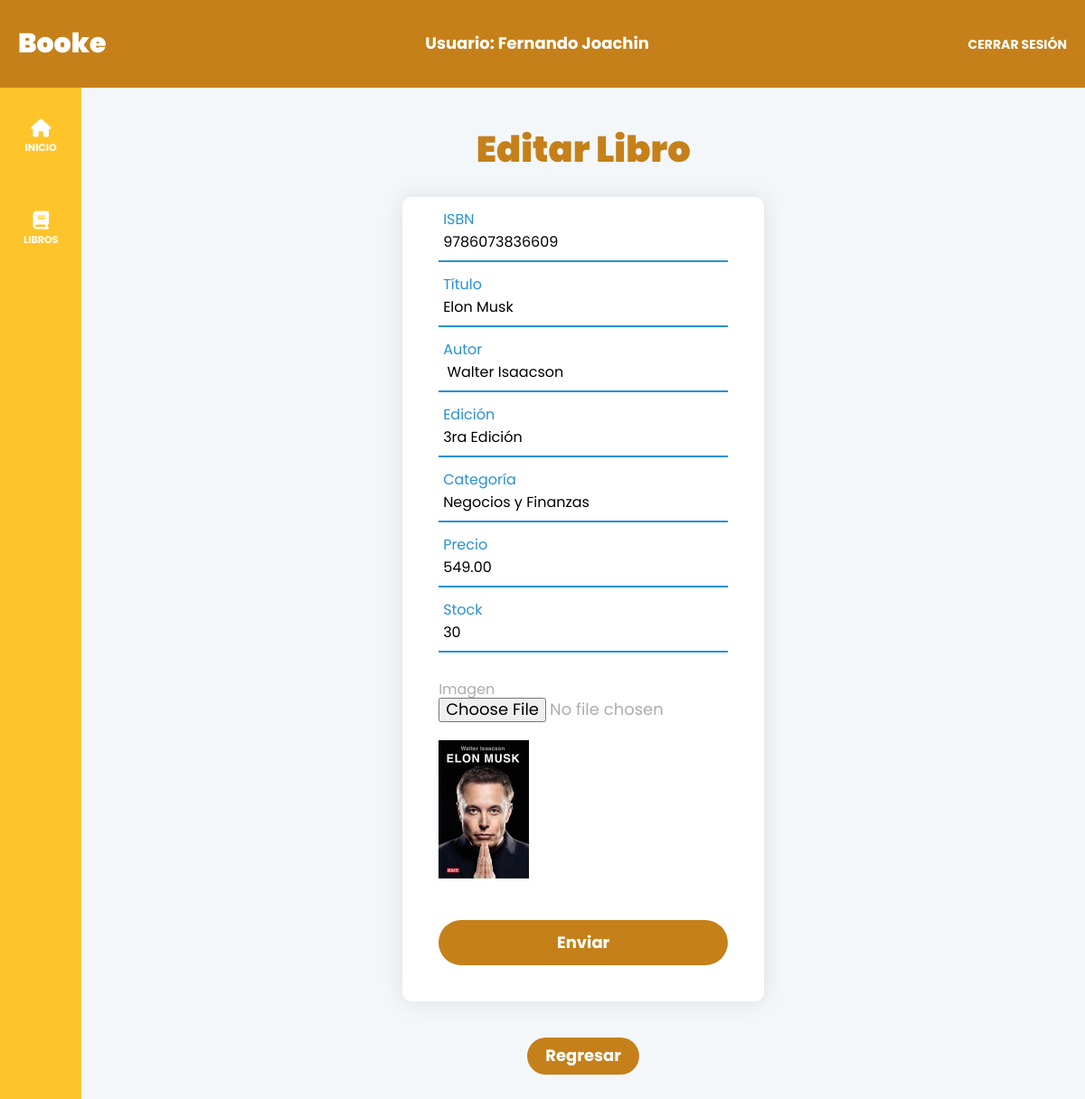
Page /editar.php?id=20 (signed in) on the committed database.
### tables this page shows
CREATE TABLE `books` (
  `id` int NOT NULL AUTO_INCREMENT,
  `bookIsbn` varchar(45) DEFAULT NULL,
  `bookTitle` varchar(45) DEFAULT NULL,
  `bookAuthor` varchar(45) DEFAULT NULL,
  `bookEdition` varchar(45) DEFAULT NULL,
  `bookCategory` varchar(45) DEFAULT NULL,
  `bookStock` int DEFAULT NULL,
  `imagen` varchar(45) DEFAULT NULL,
  `bookPrice` decimal(10,2) DEFAULT NULL,
  PRIMARY KEY (`id`)
);

### models/ActiveRecord.php (called while the page is built, shortened)
<?php
class ActiveRecord{
    protected static $db;
    protected static $nombreTabla = "";
    public static function all(){
        $query = "SELECT * FROM " . static::$nombreTabla;
        $resultado = self::consultarSQL($query);
        return $resultado;
    }
    public static function find($id){
        $query = "SELECT * FROM " . static::$nombreTabla . " WHERE id={$id}";
        $resultado = self::consultarSQL($query);
        return array_shift($resultado);
    }
    public static function setDB($database){
        self::$db = $database;
    }
    public static function consultarSQL($query){
        $resultado = self::$db->query($query);
        $array = [];
        while($registro = $resultado->fetch_assoc()){
            $array[] = static::crearObjetos($registro);
        }
        return $array;
    }
    public static function crearObjetos($registro){
        $objeto = new static();
        foreach($registro as $key => $value){
            if(property_exists($objeto, $key)){
                $objeto->$key = $value;
            }
        }
        return $objeto;
    }
}

### controllers/BookController/buscarLibro.php (called while the page is built, shortened)
<?php
function buscarLibro($id)
{
    $libros = LibroModel::find($id);
    return $libros;
}

### controllers/BookController/obtenerLibros.php (called while the page is built, shortened)
<?php
function obtenerCategorias()
{
    $libros = LibroModel::all();
    $nombresCategorias = array_column($libros, 'bookCategory');
    $categoriasUnicas = array_unique($nombresCategorias);
    return $categoriasUnicas;
}

### editar.php (the view, shortened to what this page needs)
<?php
include __DIR__ . "/template/header-admin.php";
?>
<div class="dashboard__grid">
    <?php
    include_once __DIR__ . '/template/sidebar-admin.php';
    ?>
    <main class="dashboard__contenido">
        <section class="crear">
            <h1 class="crear__titulo">Editar Libro</h1>
            <div class="crear__contenedor">
                <?php
                    require_once __DIR__ . '/controllers/BookController/buscarLibro.php';
                    $libro = buscarLibro($_GET['id']);
                ?>
                <form class="formulario-crear" method="POST" action="./controllers/BookController/editarLibro.php" enctype="multipart/form-data">
                    <div class="formulario-crear__campo">
                        <input class="formulario-crear__input" name="bookIsbn" type="text" value="<?= $libro->bookIsbn?>" required>
                        <label class="formulario-crear__label">ISBN</label>
                    </div>
                    <div class="formulario-crear__campo">
                        <input class="formulario-crear__input" name="bookTitle" type="text" value="<?= $libro->bookTitle?>" required>
                        <label class="formulario-crear__label">Título</label>
                    </div>
                    <div class="formulario-crear__campo">
                        <input class="formulario-crear__input" name="bookAuthor" type="text" value="<?= $libro->bookAuthor?>" required>
                        <label class="formulario-crear__label">Autor</label>
                    </div>
                    <div class="formulario-crear__campo">
                        <input class="formulario-crear__input" name="bookEdition" type="text" value="<?= $libro->bookEdition?>" required>
                        <label class="formulario-crear__label">Edición</label>
                    </div>
                    <div class="formulario-crear__campo">
                        <input class="formulario-crear__input" name="bookCategory" type="text" value="<?= $libro->bookCategory?>" required>
                        <label class="formulario-crear__label">Categoría</label>
                    </div>
                    <div class="formulario-crear__campo">
                        <input class="formulario-crear__input" name="bookPrice" type="number" value="<?= $libro->bookPrice?>" required>
                        <label class="formulario-crear__label">Precio</label>
                    </div>
                    <div class="formulario-crear__campo">
                        <input class="formulario-crear__input" name="bookStock" type="number" value="<?= $libro->bookStock?>" required>
                        <label class="formulario-crear__label">Stock</label>
                    </div>
                    <div class="formulario-crear__imagen">
                        <label class="formulario-crear__label--imagen">Imagen</label>
                        <br>
                        <input class="formulario-crear__input--imagen" type="file" name="bookImage" accept="image/*"  alt="">
                        <?php if($libro->imagen){ ?>
                            <img class="img-small" src="./build/imagenes/<?php echo $libro->imagen ?>">
                        <?php } ?>
                    </div>
                    <br>
                    <br>
                    <input type="submit" value="Enviar" class="formulario-crear__input--submit">
                </form>
            </div>
            <a class="crear__regresar" href="librosAdmin.php">Regresar</a>
        </section>
    </main>
</div>
<?php
include __DIR__ . "/template/footer-admin.php";
?>

### build/css/app.css (style rules this page uses)
html { line-height: 1.15; -webkit-text-size-adjust: 100%; }
body { margin: 0; }
main { display: block; }
h1 { font-size: 2em; margin: 0.67em 0; }
a { background-color: transparent; }
img { border-style: none; }
button, input, optgroup, select, textarea { font-family: inherit; font-size: 100%; line-height: 1.15; margin: 0; }
button, input { overflow: visible; }
button, [type=button], [type=reset], [type=submit] { -webkit-appearance: button; }
html { font-size: 62.5%; box-sizing: border-box; height: 100%; }
*, *:before, *:after { box-sizing: inherit; }
body { font-family: "Poppins", sans-serif; font-size: 1.8rem; }
a { text-decoration: none; }
img { width: 100%; height: auto; }
.img-small { width: 10rem; margin-top: 2rem; }
h1, h2, h3 { font-family: "Poppins", sans-serif; font-weight: 900; margin: 2rem 0; }
h1 { font-size: 4rem; }
main { color: #1a1b15; font-family: "Poppins", sans-serif; height: 100%; }
.dashboard { height: 100%; display: flex; flex-direction: column; background-color: #f4f7fa; }
.dashboard__grid { display: flex; flex: 1; }
.dashboard__contenido { padding: 1rem 1rem 3rem 1rem; width: 100%; overflow-y: auto; }
@media (min-width: 768px) { .dashboard__contenido { padding: 1rem 5rem 3rem 5rem; } }
.crear { display: flex; flex-direction: column; justify-content: center; align-items: center; font-family: "Poppins", sans-serif; }
.crear__contenedor { max-width: 40rem; background: #FFFFFF; border-radius: 1rem; box-shadow: 0rem 0rem 2.5rem rgba(0, 0, 0, 0.1); }
@media (min-width: 768px) { .crear__contenedor { width: 40rem; } }
.crear__titulo { color: #C5801A; text-align: center; padding: 1.5rem; margin-bottom: 1.5rem; }
.crear__regresar { border: 0px solid #e9f4fb; background: #C5801A; border-radius: 2.5rem; font-size: 1.8rem; color: #FFFFFF; font-weight: 700; text-decoration: none; padding: 1rem 2rem; transition: 0.5s; margin-top: 40px; margin-bottom: 40px; }
.formulario-crear { padding: 0 4rem; box-sizing: border-box; }
.formulario-crear__campo { position: relative; border-bottom: 0.2rem solid #adadad; margin: 3rem 0; }
.formulario-crear__campo input:focus ~ label, .formulario-crear__campo input:valid ~ label { top: -0.5rem; color: #2691d9; }
.formulario-crear__input { width: 100%; padding: 0 0.5rem; height: 4rem; font-size: 1.6rem; border: none; background: none; outline: none; }
.formulario-crear__input--submit { width: 100%; height: 5rem; border: 0px solid #e9f4fb; background: #C5801A; border-radius: 2.5rem; font-size: 1.8rem; color: #FFFFFF; font-weight: 700; cursor: pointer; outline: none; transition: 0.5s; margin-bottom: 40px; }
.formulario-crear__input--imagen { left: 0; top: 0; width: 100%; height: 100%; cursor: pointer; color: #adadad; }
.formulario-crear__label { position: absolute; top: 50%; left: 0.5rem; color: #adadad; transform: translateY(-50%); font-size: 1.6rem; pointer-events: none; transition: 0.5s; }
.formulario-crear__label--imagen { text-align: center; font-family: "Poppins", sans-serif; color: #adadad; font-size: 1.6rem; margin-bottom: 4rem; }

### rows in the picture
books: bookIsbn "9786073836609", bookTitle "Elon Musk", bookAuthor "Walter Isaacson", bookEdition "3ra Edición", bookCategory "Negocios y Finanzas", bookPrice "549.00", bookStock "30", imagen (picture)

### other values in the picture
$_SESSION["name"] "Fernando Joachin"
